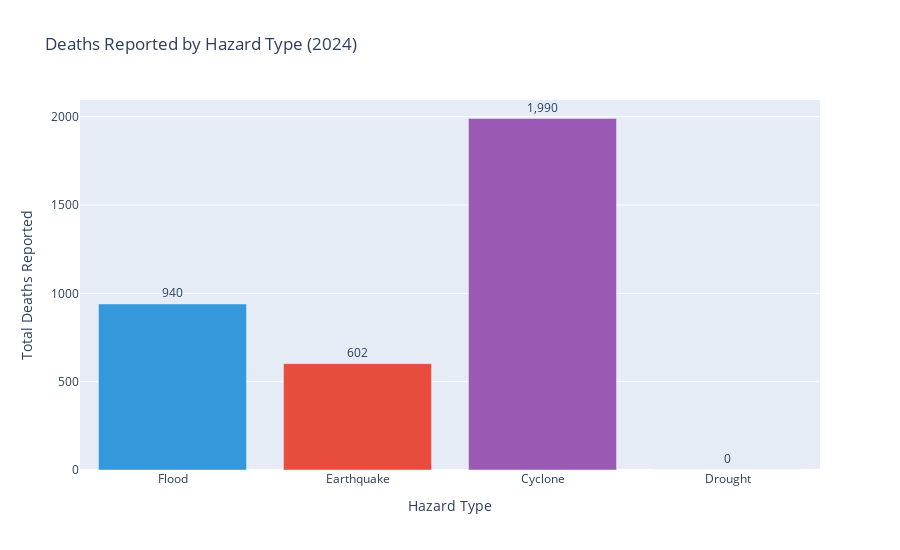

Notebook cell for this chart:
### Code cell
# Visualize Deaths by Hazard Type
if death_by_hazard:
    hazards = list(death_by_hazard.keys())
    deaths = [death_by_hazard[h]['total_deaths'] for h in hazards]
    records = [death_by_hazard[h]['records'] for h in hazards]
    
    fig = go.Figure()
    fig.add_trace(go.Bar(
        x=hazards, 
        y=deaths,
        text=[f"{d:,.0f}" for d in deaths],
        textposition='outside',
        marker_color=['#3498db', '#e74c3c', '#9b59b6', '#f39c12']
    ))
    
    fig.update_layout(
        title="Deaths Reported by Hazard Type (2024)",
        xaxis_title="Hazard Type",
        yaxis_title="Total Deaths Reported",
        height=550,
        showlegend=False
    )
    fig.show()

### Figure 1 — Plotly figure (JSON) as saved in the notebook; plotly's stock layout.template omitted (floating-point values rounded to 4 significant figures)
{"data": [{"marker": {"color": ["#3498db", "#e74c3c", "#9b59b6", "#f39c12"]}, "text": ["940", "602", "1,990", "0"], "textposition": "outside", "type": "bar", "x": ["Flood", "Earthquake", "Cyclone", "Drought"], "y": [940, 602, 1990, 0]}], "layout": {"height": 550, "showlegend": false, "title": {"text": "Deaths Reported by Hazard Type (2024)"}, "xaxis": {"title": {"text": "Hazard Type"}}, "yaxis": {"title": {"text": "Total Deaths Reported"}}}}
